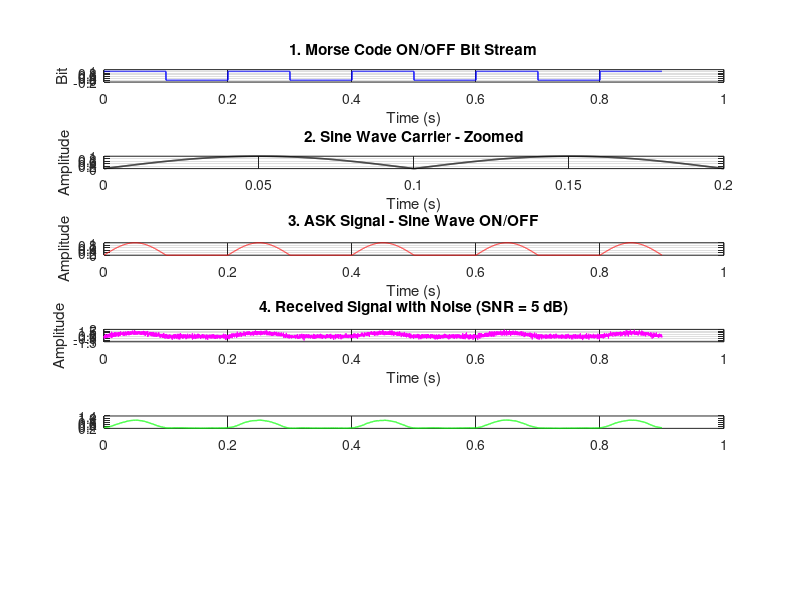

This chart was generated by the following MATLAB code: (Note: this script raises an error after producing the figure.)
%% MORSE CODE OVER LASER LINK USING ASK MODULATION
clc;
clear;
close all;

%% =========================================================
%                 PARAMETERS - USER INPUT
% ==========================================================

message = input('Enter the message to transmit: ', 's');

% Check empty message
if isempty(strtrim(message))
    error('Message cannot be empty.');
end

unitTime = 0.1;
fs = 10000;

fc = input('Enter carrier frequency in Hz [Default = 200]: ');
if isempty(fc)
    fc = 200;
end

SNR_dB = input('Enter SNR in dB [Default = 15]: ');
if isempty(SNR_dB)
    SNR_dB = 15;
end

% Convert message to uppercase
message = upper(strtrim(message));

%% =========================================================
%                 MORSE CODE TABLE
% ==========================================================

code = { ...
    '.-', '-...', '-.-.', '-..', '.', '..-.', '--.', '....', '..', ...
    '.---', '-.-', '.-..', '--', '-.', '---', '.--.', '--.-', '.-.', ...
    '...', '-', '..-', '...-', '.--', '-..-', '-.--', '--..', ...
    '-----', '.----', '..---', '...--', '....-', '.....', '-....', ...
    '--...', '---..', '----.'};

letters = ['A':'Z', '0':'9'];

morseMap = containers.Map(num2cell(letters), code);
reverseMap = containers.Map(code, num2cell(letters));

%% =========================================================
%                 TEXT -> MORSE CODE
% ==========================================================

words = strsplit(message, ' ');
morseWords = cell(1, length(words));

for w = 1:length(words)

    morseWords{w} = cell(1, length(words{w}));

    for i = 1:length(words{w})

        character = words{w}(i);

        if isKey(morseMap, character)
            morseWords{w}{i} = morseMap(character);
        else
            error('Invalid character "%s". Only A-Z and 0-9 are supported.', ...
                  character);
        end

    end
end

%% Create Complete Morse String

morseFull = '';

for w = 1:length(morseWords)

    morseFull = [morseFull strjoin(morseWords{w}, ' ')];

    if w < length(morseWords)
        morseFull = [morseFull ' / '];
    end

end

%% =========================================================
%                 MORSE -> ON/OFF BIT STREAM
% ==========================================================
%
% Dot  = 1 ON unit
% Dash = 3 ON units
%
% Symbol gap = 1 OFF unit
% Letter gap = 3 OFF units
% Word gap   = 7 OFF units

bits = [];

for w = 1:length(morseWords)

    for L = 1:length(morseWords{w})

        symbols = morseWords{w}{L};

        for s = 1:length(symbols)

            if symbols(s) == '.'
                onUnits = 1;
            else
                onUnits = 3;
            end

            % Add ON units
            bits = [bits ones(1, onUnits)];

            % Add symbol gap
            if s < length(symbols)
                bits = [bits 0];
            end

        end

        % Add letter gap
        if L < length(morseWords{w})
            bits = [bits 0 0 0];
        end

    end

    % Add word gap
    if w < length(morseWords)
        bits = [bits zeros(1, 7)];
    end

end

%% =========================================================
%                 TIME AXIS
% ==========================================================

samplesPerUnit = round(fs * unitTime);

t_unit = (0:samplesPerUnit-1) / fs;

% Convert each bit into samples
onOff = kron(bits, ones(1, samplesPerUnit));

% Complete time axis
t = (0:length(onOff)-1) / fs;

%% =========================================================
%                 ASK MODULATION
% ==========================================================
%
% ASK:
% Bit 1 -> Carrier ON
% Bit 0 -> Carrier OFF

carrierOneUnit = sin(2*pi*fc*t_unit);

carrier = repmat(carrierOneUnit, 1, length(bits));

% ASK signal
ask = onOff .* carrier;

%% =========================================================
%                 LASER CHANNEL + AWGN NOISE
% ==========================================================

signalPower = mean(ask.^2);

noisePower = signalPower / (10^(SNR_dB/10));

noise = sqrt(noisePower) * randn(size(ask));

% Received signal
rx = ask + noise;

%% =========================================================
%                 ENVELOPE DETECTION
% ==========================================================

windowSize = round(samplesPerUnit / 5);

env = movmean(abs(rx), windowSize);

%% =========================================================
%                 THRESHOLD DETECTION
% ==========================================================

onSamples = env(onOff == 1);
offSamples = env(onOff == 0);

onLevel = mean(onSamples);
offLevel = mean(offSamples);

thresh = (onLevel + offLevel) / 2;

%% =========================================================
%                 RECOVER BITS
% ==========================================================

rxBits = zeros(1, length(bits));

for i = 1:length(bits)

    startIndex = (i-1)*samplesPerUnit + 1;
    endIndex = i*samplesPerUnit;

    unitValue = mean(env(startIndex:endIndex));

    if unitValue > thresh
        rxBits(i) = 1;
    else
        rxBits(i) = 0;
    end

end

%% =========================================================
%                 BITS -> MORSE CODE
% ==========================================================

decodedMorse = '';

i = 1;

while i <= length(rxBits)

    %% Detect ON period

    if rxBits(i) == 1

        count = 0;

        while i <= length(rxBits) && rxBits(i) == 1
            count = count + 1;
            i = i + 1;
        end

        % 1 or 2 units = dot
        % 3 or more units = dash
        if count <= 2
            decodedMorse = [decodedMorse '.'];
        else
            decodedMorse = [decodedMorse '-'];
        end

    %% Detect OFF period

    else

        count = 0;

        while i <= length(rxBits) && rxBits(i) == 0
            count = count + 1;
            i = i + 1;
        end

        % Symbol gap
        if count <= 2

            % Do nothing

        % Letter gap
        elseif count <= 5

            decodedMorse = [decodedMorse ' '];

        % Word gap
        else

            decodedMorse = [decodedMorse ' / '];

        end

    end

end

%% =========================================================
%                 MORSE -> TEXT
% ==========================================================

decodedWords = strsplit(strtrim(decodedMorse), ' / ');

decodedText = '';

for w = 1:length(decodedWords)

    decodedLetters = strsplit(strtrim(decodedWords{w}), ' ');

    for j = 1:length(decodedLetters)

        currentCode = decodedLetters{j};

        if isKey(reverseMap, currentCode)

            decodedText = [decodedText reverseMap(currentCode)];

        end

    end

    % Add space between words
    if w < length(decodedWords)
        decodedText = [decodedText ' '];
    end

end

%% =========================================================
%                 ERROR CALCULATION
% ==========================================================

bitErrors = sum(rxBits ~= bits);

totalBits = length(bits);

BER = bitErrors / totalBits;

%% =========================================================
%                 DISPLAY RESULT
% ==========================================================

fprintf('\n');
fprintf('============================================\n');
fprintf('     MORSE CODE VIA LASER LINK USING ASK\n');
fprintf('============================================\n');

fprintf('Original Message : %s\n', message);

fprintf('Morse Code       : %s\n', morseFull);

fprintf('Decoded Morse    : %s\n', decodedMorse);

fprintf('Decoded Message  : %s\n', decodedText);

fprintf('Bit Errors       : %d / %d\n', bitErrors, totalBits);

fprintf('Bit Error Rate   : %.4f\n', BER);

fprintf('SNR              : %.2f dB\n', SNR_dB);

fprintf('Carrier Frequency: %.2f Hz\n', fc);

fprintf('Carrier          : Sine Wave\n');

fprintf('============================================\n');

%% =========================================================
%                 MAIN PLOTS
% ==========================================================

figure('Name','Morse Code via Laser - ASK', ...
       'Position',[50 50 1100 950]);

%% Plot 1 - Morse Bit Stream

subplot(6,1,1);

plot(t, onOff, 'b', 'LineWidth', 1);

ylim([-0.2 1.2]);

grid on;

title('1. Morse Code ON/OFF Bit Stream');

xlabel('Time (s)');
ylabel('Bit');

%% Plot 2 - Carrier

subplot(6,1,2);

N2 = min(2*samplesPerUnit, length(t));

plot(t(1:N2), carrier(1:N2), ...
     'k', 'LineWidth', 1.2);

grid on;

title('2. Sine Wave Carrier - Zoomed');

xlabel('Time (s)');
ylabel('Amplitude');

%% Plot 3 - ASK Signal

subplot(6,1,3);

N3 = min(10*samplesPerUnit, length(t));

plot(t(1:N3), ask(1:N3), ...
     'r');

grid on;

title('3. ASK Signal - Sine Wave ON/OFF');

xlabel('Time (s)');
ylabel('Amplitude');

%% Plot 4 - Received Signal

subplot(6,1,4);

plot(t, rx, 'm');

grid on;

title(['4. Received Signal with Noise (SNR = ', ...
       num2str(SNR_dB), ' dB)']);

xlabel('Time (s)');
ylabel('Amplitude');

%% Plot 5 - Envelope Detection

subplot(6,1,5);

plot(t, env, 'g', 'LineWidth', 1);

hold on;

yline(thresh, '--k', 'Threshold');

grid on;

title('5. Envelope Detection and Threshold');

xlabel('Time (s)');
ylabel('Envelope');

%% Plot 6 - Transmitted vs Recovered Bits

subplot(6,1,6);

plot(t, onOff, 'b--', 'LineWidth', 1);

hold on;

recoveredWaveform = kron(rxBits, ...
                         ones(1,samplesPerUnit));

plot(t, recoveredWaveform, ...
     'r', 'LineWidth', 1);

ylim([-0.2 1.2]);

grid on;

legend('Transmitted','Recovered');

title('6. Transmitted vs Recovered Bits');

xlabel('Time (s)');
ylabel('Bit');

sgtitle(['Morse ASK | ', message, ...
         ' | Decoded: ', decodedText]);

%% =========================================================
%                 SINE WAVE FIGURE
% ==========================================================

figure('Name','Sine Wave ASK Demonstration', ...
       'Position',[150 150 1000 600]);

N = min(20*samplesPerUnit, length(t));

%% Carrier

subplot(2,1,1);

plot(t(1:N), carrier(1:N), ...
     'b', 'LineWidth', 1.5);

grid on;

title('Sine Wave Carrier');

xlabel('Time (s)');
ylabel('Amplitude');

%% ASK

subplot(2,1,2);

plot(t(1:N), ask(1:N), ...
     'r', 'LineWidth', 1.5);

grid on;

title('ASK: Sine Wave Carrier Switched ON/OFF');

xlabel('Time (s)');
ylabel('Amplitude');

%% =========================================================
%                 RESULT WINDOW
% ==========================================================

figure('Name','Transmission Result', ...
       'Position',[150 150 750 450]);

axis off;

text(0.05,0.82, ...
    ['Original Message : ', message], ...
    'FontSize',16, ...
    'FontWeight','bold');

text(0.05,0.64, ...
    ['Morse Code       : ', morseFull], ...
    'FontSize',14);

text(0.05,0.46, ...
    ['Decoded Morse    : ', decodedMorse], ...
    'FontSize',14);

text(0.05,0.28, ...
    ['Decoded Message  : ', decodedText], ...
    'FontSize',16, ...
    'FontWeight','bold');

text(0.05,0.13, ...
    ['Bit Errors        : ', ...
     num2str(bitErrors), ' / ', ...
     num2str(totalBits)], ...
     'FontSize',14);

text(0.05,0.04, ...
    ['SNR               : ', ...
     num2str(SNR_dB), ' dB'], ...
     'FontSize',12);
